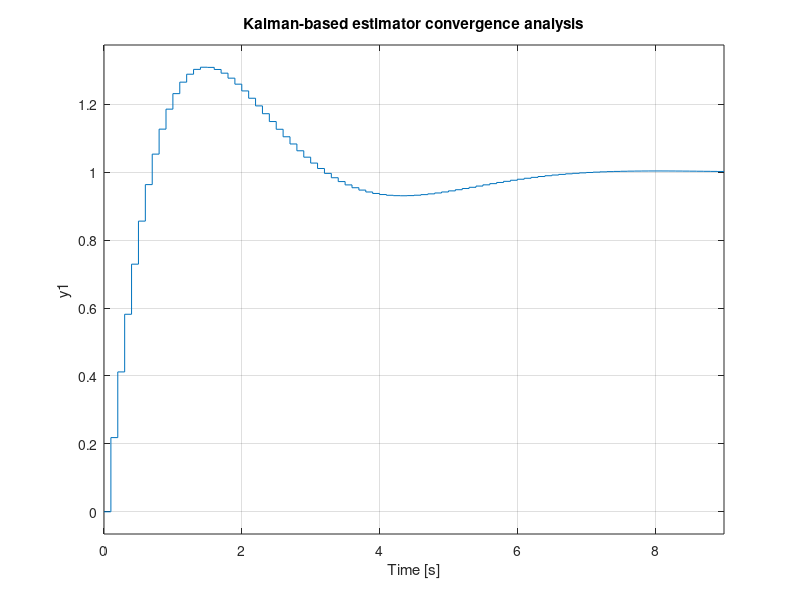
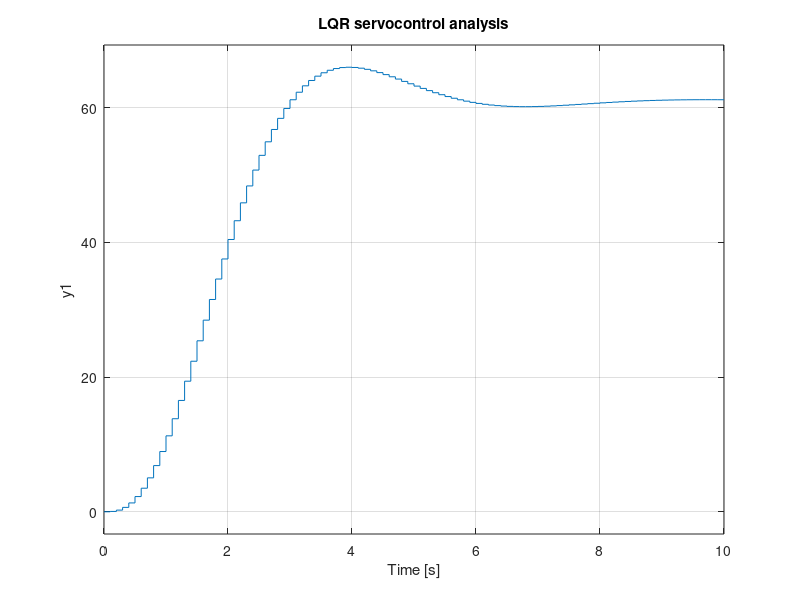
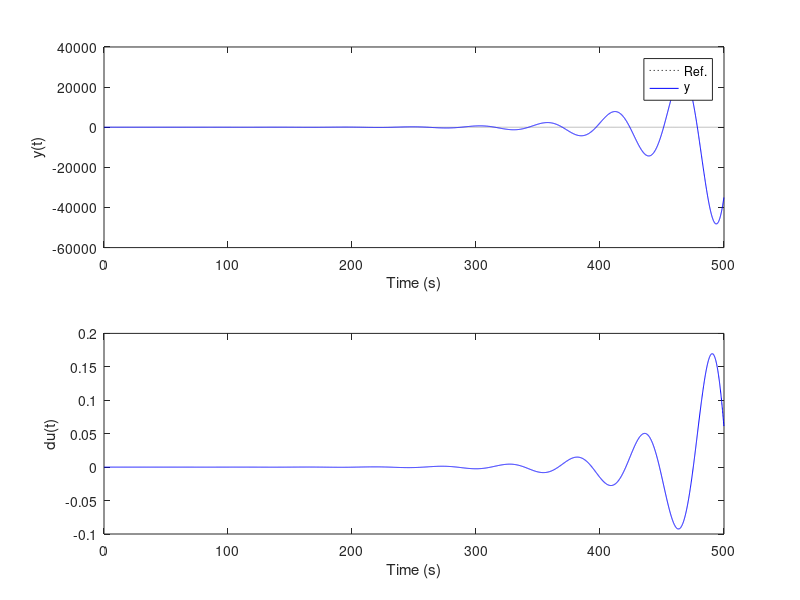

These charts were generated, in order, by the following MATLAB code:
%% Atividade 05: Projetar e implementar, por simulação, o  PMVC, DMC e GPC.
clear all; close all; clc;
% clear all; clc;
%% Parametros
Ts = 0.1;                % periodo de amostragem (s)
td = 0;                  % atraso continuo (s)
d = round((td/Ts) + 1)   % atraso discreto (em amostras)

Nx = d+1;                % horizonte de previsão de estado (atraso virtual)
LAM = diag([1]);       % fator de ponderação de controle

%% Planta a) Dinâmica do ângulo de roll do VLS-1 em Max Q

% Modelo em espaço de estados contínuo
    A = [0      1;
         0  -0.098859];
    B = [0; 1];
    
    C = [61.0492    0];
    
    D = 0;
    
    sysc = ss(A,B,C,D)

% Modelo em espaço de estados discreto
    sysd = c2d(sysc,Ts);
    
    [Ad,Bd,Cd,Dd] = ssdata(sysd);

% Modelo aumentado em espaço de estados
    Aa = [ 1          Cd*Ad;
         zeros(2,1)  Ad  ];

    Ba = [Cd*Bd  ;  Bd];

    Ca = [Cd 0];

    Da = 0;

    sysa = ss(Aa,Ba,Ca,Da,Ts);

%% Testes de Controlabilidade e Observabilidade
n = length(Aa);     % Número de variaveis de estado (o integrador é considerado)
Co = ctrb(Aa, Ba);  % Matriz de Controlabilidade
Ob = obsv(Aa, Ca);  % Matriz de Observabilidade

disp('Verificação da Controlabilidade:');
    disp(['> rank(Co) = ' num2str(rank(Co))]);
    if rank(Co) == n
        disp(['== ' num2str(n) ' - O sistema é controlável' ]);
    else
        disp(['!= ' num2str(n) ' - O sistema não é controlável' ]);
    end

disp('Verificação da Observabilidade:');
    disp(['> rank(Ob) = ' num2str(rank(Ob))]);
    if rank(Ob) == n
        disp(['== ' num2str(n) ' - O sistema é observável' ]);
    else
        disp(['!= ' num2str(n) ' - O sistema não é observável' ]);
    end

%% PMVC com realimentação total de estados

% Estimador de estados baseado no filtro de Kalman
    Qkf = diag([0.1 0.1 0.1]);   % covariancia do ruido do processo
    Rkf = 1e10;             % covariancia do ruido de medição
    
    disp('Verificação da Detectabilidade (p/ o Filtro de Kalman):');
    Ob_dec_kf = obsv(Aa', sqrt(Qkf)');
    disp(['> rank(obsv(Aa^(T), sqrt(Qkf)^(T))) = ' num2str(rank(Ob_dec_kf))]);

    if rank(Ob_dec_kf) == n
        disp(['== ' num2str(n) ' - O sistema é detectável' ]);
    else
        disp(['!= ' num2str(n) ' - O sistema não é detectável' ]);
    end

    % Calculo do Ganho
    L = [ dlqr(Aa',Ca',Qkf,Rkf) ]'

    % Verificando os autovalores
    disp('Autovalores do KF em MF:')
    eig(Aa-L*Ca)

    % Verificando se converge
    syskf = ss(Aa-L*Ca, L, Ca, Da, Ts);
    figure; step(syskf); title('Kalman-based estimator convergence analysis');

% LQR
    Qlqr = diag([0.1 0.1 0.1]);  % penalização dos estados
    Rlqr = 1e4;             % penalização do esforço de controle

    disp('Verificação da Detectabilidade (p/ o LQR):');
    Ob_dec_lqr = obsv(Aa', sqrt(Qlqr)');
    disp(['> rank(obsv(Aa^(T), sqrt(Qlqr)^(T))) = ' num2str(rank(Ob_dec_lqr))]);

    if rank(Ob_dec_lqr) == n
        disp(['== ' num2str(n) ' - O sistema é detectável' ]);
    else
        disp(['!= ' num2str(n) ' - O sistema não é detectável' ]);
    end

    % Calculo do Ganho
    K =  dlqr(Aa,Ba,Qlqr,Rlqr)

    % Verificando os autovalores
    disp('Autovalores do LQR em MF:')
    eig(Aa-Ba*K)

    % Verificando se converge
    syslq = ss(Aa-Ba*K, Ba*K(1), Ca, Da, Ts);
    figure; step(syslq); title('LQR servocontrol analysis');

    % Variaveis auxiliares
        % Matrizes principais da leis de controle
        Mx = K*( Aa^Nx -(Aa^(Nx-1))*L*Ca );
        
        Mu = [];
        for i = 1:Nx-1
	        Mu = [Mu (Aa^i)*Ba];
        end
	        Mu = K*Mu;
        
        My = K*Aa^(Nx-1)*L;

%% Simulação
tfinal = 500;           % tempo de simulação (em segundos)
N = round( tfinal/Ts );
t = 0:Ts:N*Ts-Ts;      

    % Sinal de referencia
    r1(1:Nx+1) = 0; r1(Nx+2:N) = 1*(pi/180); 

    % Condições iniciais
    for k = 1:Nx 
        x(:,k)=[0;0];
        u(k) = 0;
        y(k) = Cd*x(:,k);

        xa(:,k) = zeros(3,1);
        du(k) = 0;
    end

for k = Nx+1:N
    % Planta
    x(:,k) = Ad*x(:,k-1) +Bd*u(k-d);
    y(k) = Cd*x(:,k);

    % Controlador
    xa(:,k) = (Aa-L*Ca)*xa(:,k-1) +Ba*du(k-Nx) +L*y(k-1);

        DU = [];
        for i = 1:Nx-1
            DU = [DU; du(k-i) ];
        end

    du(k) = inv(K*Ba+LAM)*( K*[r1(k);0;0] -Mx*xa(:,k) ...
        -Mu*DU -My*y(k) );

    u(k) = u(k-1) +du(k);

    % Saturação
    % if u(k) >= 0.06981
    %   u(k) = 0.06981;
    % elseif u(k) <= 0
    %   u(k) = 0;
    % end

end

%% Plots
t = 0:Ts:N*Ts-Ts;
figure;
    subplot(211)
    plot(t,r1,':k'); hold;
    plot(t,y,'b');
    legend('Ref.','y');
    ylabel('y(t)'); xlabel('Time (s)');

    subplot(212)
    plot(t,du,'b');
    ylabel('du(t)'); xlabel('Time (s)');
